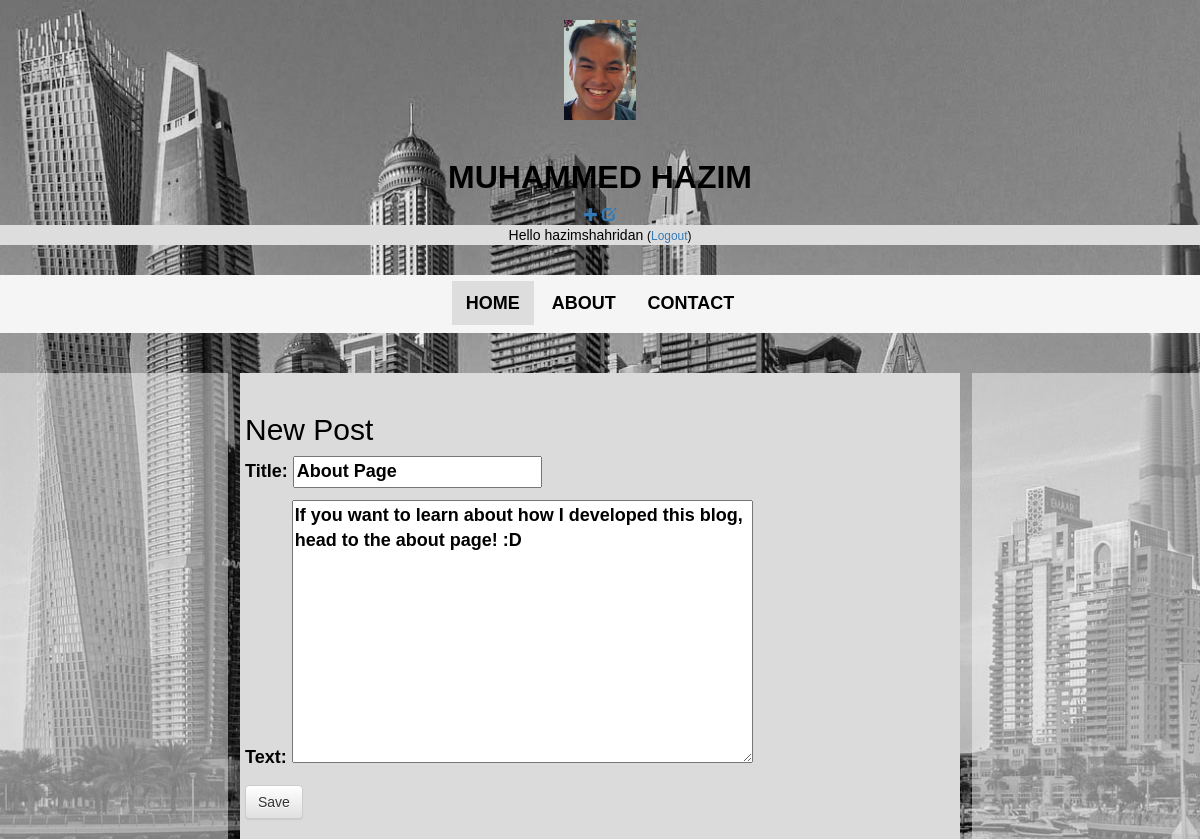
The page /post/20/edit/ (signed in) on the database its author committed.
### blog/models.py (models this page shows, shortened)
class Post(models.Model):
    author=models.ForeignKey(settings.AUTH_USER_MODEL, on_delete=models.CASCADE)
    title= models.CharField(max_length=200)
    text= models.TextField()
    created_date = models.DateTimeField(default=timezone.now)
    published_date = models.DateTimeField(blank=True,null=True)

### blog/views.py (the view)
# urls.py: path('post/<int:pk>/edit/', views.post_edit, name='post_edit'),
@login_required
def post_edit(request, pk):
    post = get_object_or_404(Post, pk=pk)
    if request.method=="POST":
        form = PostForm(request.POST, instance=post)
        if form.is_valid():
            post=form.save(commit=False)
            post.author=request.user
            post.save()
            return redirect('post_detail', pk=post.pk)
    else:
        form = PostForm(instance=post)
    return render(request, 'blog/post_edit.html', {'form':form})

### blog/forms.py
class PostForm(forms.ModelForm):
    class Meta:
        model = Post
        fields= ('title','text',)

### blog/templates/blog/post_edit.html
{% extends 'blog/base.html' %} {% block content %}
<h2>New Post</h2>
<form method="POST" class="post-form">
  {% csrf_token %} {{form.as_p}}
  <button type="submit" class="save btn btn-default">Save</button>
</form>
{% endblock %}

### blog/templates/blog/base.html (shortened to what this page needs)
{% load static %}
<!DOCTYPE html>
<html>
  <head>
    <link
      rel="stylesheet"
      href="//maxcdn.bootstrapcdn.com/bootstrap/3.2.0/css/bootstrap.min.css"
    />
    <link
      rel="stylesheet"
      href="//maxcdn.bootstrapcdn.com/bootstrap/3.2.0/css/bootstrap-theme.min.css"
    />
    <link rel="stylesheet" href="{% static 'css/styles.css' %}" />
  </head>
  <body>
    <div class="profilepic" style="padding-top: 20px;">
      <img src="{% static 'imgs/IMG-4012.JPG' %}" alt="icon" height="100px" />
    </div>
    <br />
    <div class="ttl">
      <h1
        style="
          font-family: Arial, Helvetica, sans-serif;
          font-weight: bold;
          font-size: xx-large;
        "
      >
        MUHAMMED HAZIM
      </h1>
      {% if user.is_authenticated %}
      <a href="{% url 'post_new' %}" class="top_menu"
        ><span class="glyphicon glyphicon-plus"></span
      ></a>
      <a href="{% url 'post_draft_list' %}" class="top-menu"
        ><span class="glyphicon glyphicon-edit"></span
      ></a>
      <p class="top menu" style="background-color: #ddd;">
        Hello {{user.username}}
        <small> (<a href="{% url 'logout' %}">Logout</a>)</small>
      </p>
      {% else %}
      <a href="{% url 'login' %}" class="top-menu"
        ><span class="glyphicon glyphicon-lock"></span
      ></a>
      {% endif %}
    </div>
    <br />
    <div class="taskbar">
      <a class="active" href="{% url 'post_list' %}">HOME</a>
      <a href="{% url 'webpage2' %}">ABOUT</a>
      <a href="{% url 'webpage3' %}">CONTACT</a>
    </div>
    <br />
    <br />
    <div class="tempholder">
      <div class="ltemp">
        <div class="lcont">
        </div>
      </div>
      <div class="main">
        <div class="content_container">
          <div class="row">
            <div class="text">
              {% block content %} {% endblock %}
            </div>
          </div>
        </div>
      </div>
      <div class="rtemp">
        <div class="rcont">
        </div>
      </div>
    </div>
  </body>
</html>

### blog/static/css/styles.css (style rules this page uses)
html, body { height: 100%; margin: 0; }
.tempholder { display: flex; height: fit-content; }
.ltemp { width: 20%; float: left; }
.lcont { float: left; width: 95%; height: 100%; background-color: whitesmoke; text-align: center; }
.main { width: 60%; height: 100%; float: left; background-color: rgb(219, 219, 219); }
.rtemp { width: 20%; float: right; }
.rtemp .rcont { width: 95%; height: 100%; float: right; background-color: whitesmoke; text-align: center; }
.profilepic { text-align: center; height: 120px; padding-top: 20px; }
.ttl { font-family: Arial, Helvetica, sans-serif; color: black; text-align: center; }
.taskbar { text-align: center; background-color: whitesmoke; padding-top: 16px; padding-bottom: 16px; }
.taskbar a { color: black; text-align: center; padding: 12px 14px; text-decoration: none; font-size: large; font-weight: bold; }
.taskbar a.active { background-color: #dddddd; }
.content_container { text-align: start; padding: 20px; }
.text { font-family: Arial, Helvetica, sans-serif; font-weight: bold; font-size: large; }

### rows shown on the page
Post: title "About Page", text "If you want to learn about how I developed this blog, head to the about page! :D"

### other values the page prints
{{ user.username }} "hazimshahridan"
